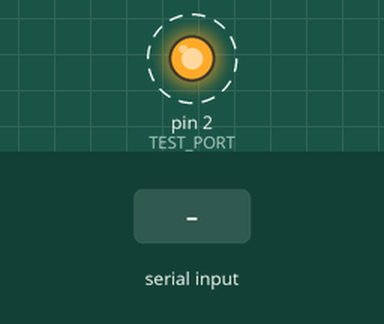
This sketch was run on a simulated Arduino Uno, built with avr-gcc and run on an emulated ATmega328P. Parts: output pins drawn as LEDs (lit = HIGH). Dashed ring = blinking. The test bench sets the inputs (shaded band). What the sketch prints to the serial monitor is not drawn.

Above: at 1.2 s.
1.3 s: "1\n" received over Serial
Timing chart, 0 to 10.3 s (numbered marks = the images above; inputs shaded):
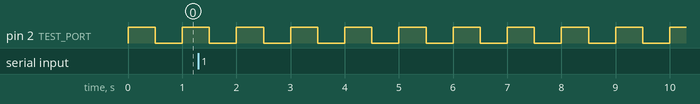

Measured:
- by itself, pin 2 (TEST_PORT): alternates HIGH for 0.50 s and LOW for 0.50 s

The sketch:

voltagelog.ino
```cpp
const int voltagePin = A0;  // Analog pin to read voltage
const float referenceVoltage = 5.0;  // Change if using 3.3V or external reference
const int resolution = 1023;         // 10-bit ADC (0–1023)

// A voltage of 10V to 15V is applied to the top of a resistor
// voltage divider with 2*33kOhm at the top and 33kOhm at the bottom.
//
// Voltage at middle tap is ~ 1/3 of input voltage.

const float scale = 3.1;  // by experiment - theoretically 3
const int TEST_PORT = 2;
int state = 0;

void setup() {
  // Initialize digital pins 2 to 9 as outputs
  pinMode(TEST_PORT, OUTPUT);

  // Start serial communication at 9600 baud
  Serial.begin(9600);
  digitalWrite(TEST_PORT, state);
}


void loop() {
  bool doreading = false;

  while (Serial.available()) {
    int inbyte = Serial.read();
    if (inbyte == '\n') {
      doreading = true;
    }
  }

  if (doreading) {
    int sensorValue = analogRead(voltagePin);
    float voltage = scale * (sensorValue * referenceVoltage) / resolution;

    Serial.print("{ \"telemetry\" : { \"voltage\": ");
    Serial.print(voltage, 3);
    Serial.println(" } }");
  }

  if (state == 0) {
    state = 1;
  } else {
    state = 0;
  }
  digitalWrite(TEST_PORT, state);
  delay(500);
}
```
